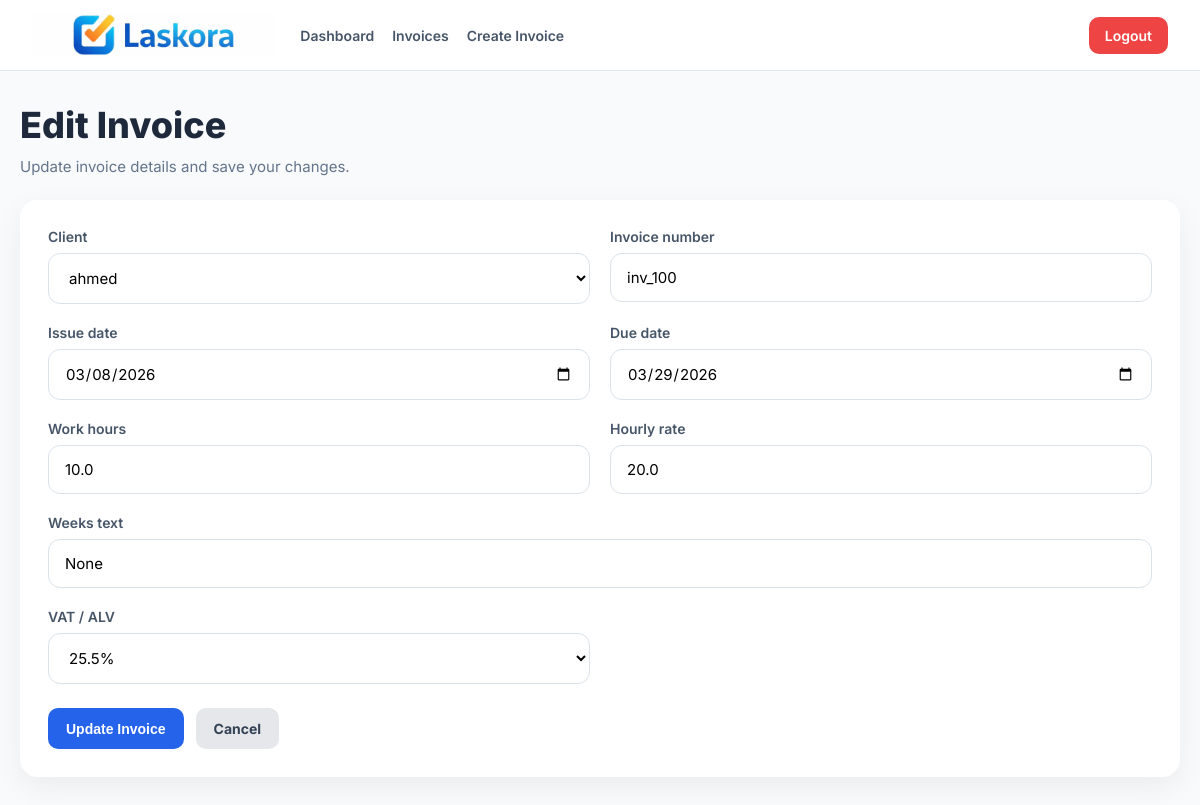
Screenshot of /invoice/5/edit/ (signed in) with the database file from the repository.
### billing/models.py (models this page shows, shortened)
class Invoice(models.Model):
    INVOICE_TYPE_CHOICES = [
        ("hourly", "Hourly invoice"),
        ("weekly", "Weekly invoice"),
        ("fixed", "Fixed amount invoice"),
    ]
    VAT_CHOICES = [
        (0, "0%"),
        (13.5, "13.5%"),
        (25.5, "25.5%"),
    ]
    owner = models.ForeignKey(settings.AUTH_USER_MODEL, on_delete=models.CASCADE)
    client = models.ForeignKey(Client, on_delete=models.CASCADE)
    invoice_number = models.CharField(max_length=50)
    invoice_type = models.CharField(
        max_length=20,
        choices=INVOICE_TYPE_CHOICES,
        default="hourly",
    )
    weeks_text = models.CharField(max_length=200, blank=True, null=True)
    work_hours = models.FloatField(default=0, blank=True)
    hourly_rate = models.FloatField(default=0, blank=True)
    issue_date = models.DateField()
    due_date = models.DateField()
    subtotal = models.FloatField(default=0)
    vat_rate = models.FloatField(default=25.5, choices=VAT_CHOICES)
    vat_amount = models.FloatField(default=0)
    total = models.FloatField(default=0)

class Client(models.Model):
    owner = models.ForeignKey(settings.AUTH_USER_MODEL, on_delete=models.CASCADE)
    name = models.CharField(max_length=200)
    email = models.EmailField(blank=True, null=True)
    def __str__(self):
        return self.name

### billing/views.py (the view, shortened to what this page needs)
# urls.py: path('invoice/<int:invoice_id>/edit/', edit_invoice),
@login_required
def edit_invoice(request, invoice_id):
    invoice = Invoice.objects.get(id=invoice_id)
    clients = Client.objects.all()
    return render(request, "billing/edit_invoice.html", {
        "invoice": invoice,
        "clients": clients,
    })

### billing/templates/billing/edit_invoice.html (shortened to what this page needs)
{% extends "billing/base.html" %}
{% block content %}
<div class="page-header">
    <h1 class="page-title">Edit Invoice</h1>
    <div class="page-subtitle">Update invoice details and save your changes.</div>
</div>
<form method="post">
    <div class="form-card">
        <div class="grid">
            <div>
                <label>Client</label>
                <select name="client">
                    {% for client in clients %}
                        <option value="{{ client.id }}" {% if client.id == invoice.client.id %}selected{% endif %}>
                            {{ client }}
                        </option>
                    {% endfor %}
                </select>
            </div>
            <div>
                <label>Invoice number</label>
                <input type="text" name="invoice_number" value="{{ invoice.invoice_number }}">
            </div>
            <div>
                <label>Issue date</label>
                <input type="date" name="issue_date" value="{{ invoice.issue_date|date:'Y-m-d' }}">
            </div>
            <div>
                <label>Due date</label>
                <input type="date" name="due_date" value="{{ invoice.due_date|date:'Y-m-d' }}">
            </div>
            <div>
                <label>Work hours</label>
                <input type="number" step="0.01" name="work_hours" value="{{ invoice.work_hours }}">
            </div>
            <div>
                <label>Hourly rate</label>
                <input type="number" step="0.01" name="hourly_rate" value="{{ invoice.hourly_rate }}">
            </div>
            <div class="full">
                <label>Weeks text</label>
                <input type="text" name="weeks_text" value="{{ invoice.weeks_text }}">
            </div>
            <div>
                <label>VAT / ALV</label>
                <select name="vat_rate">
                    <option value="25.5" {% if invoice.vat_rate == 25.5 %}selected{% endif %}>25.5%</option>
                </select>
            </div>
        </div>
        <div class="actions">
            <button type="submit" class="save">Update Invoice</button>
            <a href="/invoices/" class="cancel">Cancel</a>
        </div>
    </div>
</form>
{% endblock %}

### billing/templates/billing/base.html (style rules this page uses)
* { box-sizing:border-box; }
body { margin:0; font-family:'Inter', sans-serif; background:#f8fafc; color:#1e293b; }

### billing/templates/billing/edit_invoice.html (style rules this page uses)
.page-header { margin-bottom:24px; }
.page-title { font-size:36px; font-weight:800; color:#1e293b; margin:0; }
.page-subtitle { margin-top:10px; color:#64748b; font-size:15px; }
.form-card { background:white; border-radius:18px; padding:28px; box-shadow:0 10px 30px rgba(0,0,0,0.06); }
.grid { display:grid; grid-template-columns:1fr 1fr; gap:20px; }
.full { grid-column:1 / -1; }
label { display:block; font-size:14px; margin-bottom:8px; color:#475569; font-weight:600; }
input, select { width:100%; padding:14px 16px; border:1px solid #dbe2ea; border-radius:12px; font-size:15px; font-family:'Inter', sans-serif; background:#ffffff; box-sizing:border-box; transition:all 0.2s ease; }
.actions { display:flex; gap:12px; margin-top:24px; flex-wrap:wrap; }
.actions button, .actions a { border:none; border-radius:10px; padding:12px 18px; font-weight:700; cursor:pointer; font-size:14px; text-decoration:none; }
.save { background:#2563eb; color:white; }
.cancel { background:#e5e7eb; color:#334155; }

### rows the page displays
Invoice: client "ahmed", invoice_number "inv_100", issue_date "03/08/2026", due_date "03/29/2026", work_hours "10.0", hourly_rate "20.0", weeks_text "None", vat_rate "25.5%"
